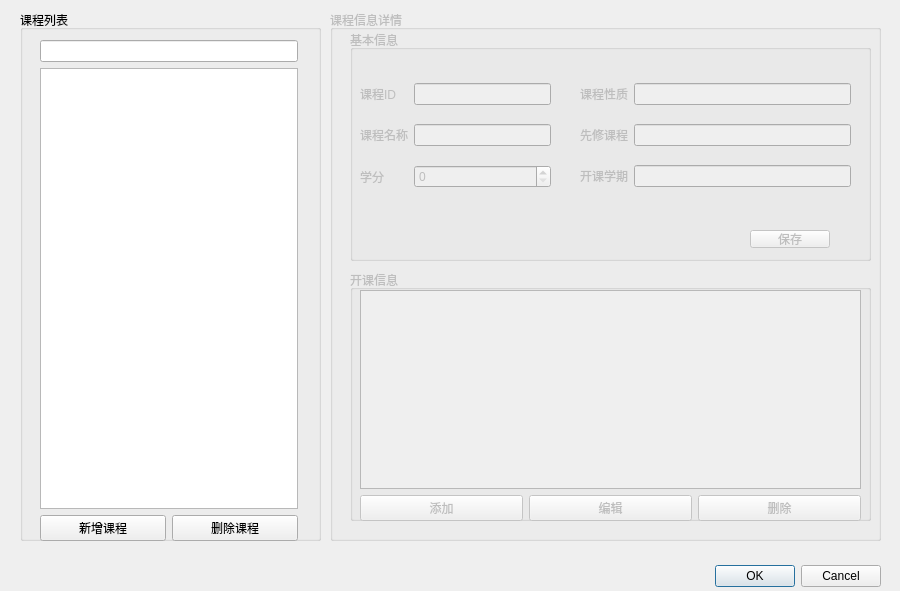
<?xml version="1.0" encoding="UTF-8"?>
<ui version="4.0">
 <class>CourseManagerDialog</class>
 <widget class="QDialog" name="CourseManagerDialog">
  <property name="geometry">
   <rect>
    <x>0</x>
    <y>0</y>
    <width>900</width>
    <height>591</height>
   </rect>
  </property>
  <property name="windowTitle">
   <string>Dialog</string>
  </property>
  <widget class="QDialogButtonBox" name="buttonBox">
   <property name="geometry">
    <rect>
     <x>540</x>
     <y>560</y>
     <width>341</width>
     <height>32</height>
    </rect>
   </property>
   <property name="orientation">
    <enum>Qt::Orientation::Horizontal</enum>
   </property>
   <property name="standardButtons">
    <set>QDialogButtonBox::StandardButton::Cancel|QDialogButtonBox::StandardButton::Ok</set>
   </property>
  </widget>
  <widget class="QGroupBox" name="courseListGroupBox">
   <property name="geometry">
    <rect>
     <x>20</x>
     <y>10</y>
     <width>301</width>
     <height>531</height>
    </rect>
   </property>
   <property name="title">
    <string>课程列表</string>
   </property>
   <widget class="QWidget" name="">
    <property name="geometry">
     <rect>
      <x>20</x>
      <y>30</y>
      <width>258</width>
      <height>501</height>
     </rect>
    </property>
    <layout class="QVBoxLayout" name="verticalLayout">
     <item>
      <widget class="QLineEdit" name="lineEdit_search"/>
     </item>
     <item>
      <widget class="QListView" name="listView_courses"/>
     </item>
     <item>
      <layout class="QHBoxLayout" name="horizontalLayout">
       <item>
        <widget class="QPushButton" name="btn_addCourse">
         <property name="text">
          <string>新增课程</string>
         </property>
        </widget>
       </item>
       <item>
        <widget class="QPushButton" name="btn_deleteCourse">
         <property name="text">
          <string>删除课程</string>
         </property>
        </widget>
       </item>
      </layout>
     </item>
    </layout>
   </widget>
  </widget>
  <widget class="QGroupBox" name="detailsGroupBox">
   <property name="enabled">
    <bool>false</bool>
   </property>
   <property name="geometry">
    <rect>
     <x>330</x>
     <y>10</y>
     <width>551</width>
     <height>531</height>
    </rect>
   </property>
   <property name="title">
    <string>课程信息详情</string>
   </property>
   <widget class="QGroupBox" name="groupBox_3">
    <property name="geometry">
     <rect>
      <x>20</x>
      <y>20</y>
      <width>521</width>
      <height>231</height>
     </rect>
    </property>
    <property name="title">
     <string>基本信息</string>
    </property>
    <widget class="QPushButton" name="btn_saveCourseChanges">
     <property name="geometry">
      <rect>
       <x>400</x>
       <y>200</y>
       <width>80</width>
       <height>18</height>
      </rect>
     </property>
     <property name="text">
      <string>保存</string>
     </property>
    </widget>
    <widget class="QWidget" name="">
     <property name="geometry">
      <rect>
       <x>10</x>
       <y>40</y>
       <width>191</width>
       <height>131</height>
      </rect>
     </property>
     <layout class="QGridLayout" name="gridLayout">
      <item row="0" column="0">
       <widget class="QLabel" name="label">
        <property name="text">
         <string>课程ID</string>
        </property>
       </widget>
      </item>
      <item row="0" column="1">
       <widget class="QLineEdit" name="lineEdit_courseId"/>
      </item>
      <item row="1" column="0">
       <widget class="QLabel" name="label_2">
        <property name="text">
         <string>课程名称</string>
        </property>
       </widget>
      </item>
      <item row="1" column="1">
       <widget class="QLineEdit" name="lineEdit_courseName"/>
      </item>
      <item row="2" column="0">
       <widget class="QLabel" name="label_3">
        <property name="text">
         <string>学分</string>
        </property>
       </widget>
      </item>
      <item row="2" column="1">
       <widget class="QSpinBox" name="spinBox_credit"/>
      </item>
     </layout>
    </widget>
    <widget class="QWidget" name="">
     <property name="geometry">
      <rect>
       <x>230</x>
       <y>40</y>
       <width>271</width>
       <height>131</height>
      </rect>
     </property>
     <layout class="QGridLayout" name="gridLayout_2">
      <item row="0" column="0">
       <widget class="QLabel" name="label_5">
        <property name="text">
         <string>课程性质</string>
        </property>
       </widget>
      </item>
      <item row="0" column="1">
       <widget class="QLineEdit" name="lineEdit_required"/>
      </item>
      <item row="1" column="0">
       <widget class="QLabel" name="label_6">
        <property name="text">
         <string>先修课程</string>
        </property>
       </widget>
      </item>
      <item row="1" column="1">
       <widget class="QLineEdit" name="lineEdit_prerequisites"/>
      </item>
      <item row="2" column="0">
       <widget class="QLabel" name="label_4">
        <property name="text">
         <string>开课学期</string>
        </property>
       </widget>
      </item>
      <item row="2" column="1">
       <widget class="QLineEdit" name="lineEdit_semester"/>
      </item>
     </layout>
    </widget>
   </widget>
   <widget class="QGroupBox" name="groupBox">
    <property name="geometry">
     <rect>
      <x>20</x>
      <y>260</y>
      <width>521</width>
      <height>251</height>
     </rect>
    </property>
    <property name="title">
     <string>开课信息</string>
    </property>
    <widget class="QWidget" name="">
     <property name="geometry">
      <rect>
       <x>10</x>
       <y>20</y>
       <width>501</width>
       <height>231</height>
      </rect>
     </property>
     <layout class="QVBoxLayout" name="verticalLayout_2">
      <item>
       <widget class="QTableView" name="tableView_offerings"/>
      </item>
      <item>
       <layout class="QHBoxLayout" name="horizontalLayout_2">
        <item>
         <widget class="QPushButton" name="btn_addOffering">
          <property name="text">
           <string>添加</string>
          </property>
         </widget>
        </item>
        <item>
         <widget class="QPushButton" name="btn_editOffering">
          <property name="text">
           <string>编辑</string>
          </property>
         </widget>
        </item>
        <item>
         <widget class="QPushButton" name="btn_deleteOffering">
          <property name="text">
           <string>删除</string>
          </property>
         </widget>
        </item>
       </layout>
      </item>
     </layout>
    </widget>
   </widget>
  </widget>
 </widget>
 <resources/>
 <connections>
  <connection>
   <sender>buttonBox</sender>
   <signal>accepted()</signal>
   <receiver>CourseManagerDialog</receiver>
   <slot>accept()</slot>
   <hints>
    <hint type="sourcelabel">
     <x>248</x>
     <y>254</y>
    </hint>
    <hint type="destinationlabel">
     <x>157</x>
     <y>274</y>
    </hint>
   </hints>
  </connection>
  <connection>
   <sender>buttonBox</sender>
   <signal>rejected()</signal>
   <receiver>CourseManagerDialog</receiver>
   <slot>reject()</slot>
   <hints>
    <hint type="sourcelabel">
     <x>316</x>
     <y>260</y>
    </hint>
    <hint type="destinationlabel">
     <x>286</x>
     <y>274</y>
    </hint>
   </hints>
  </connection>
 </connections>
</ui>
